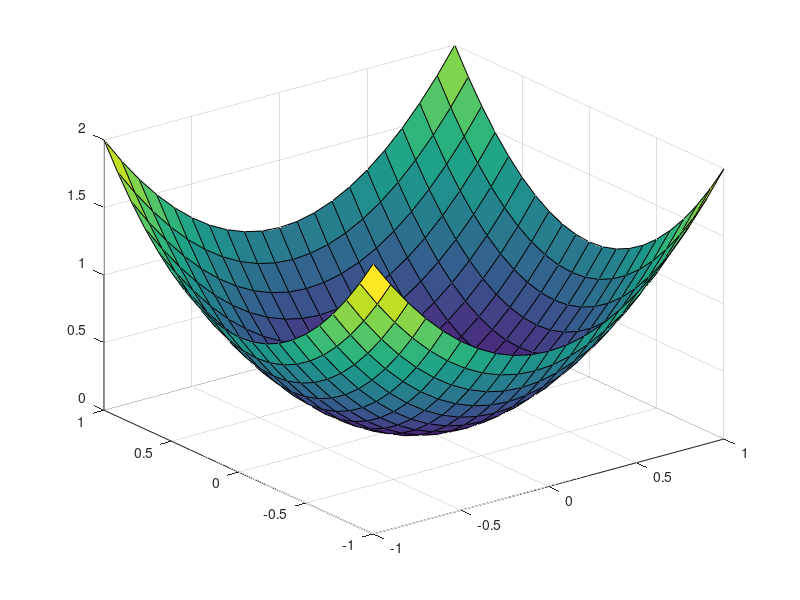

Source code (MATLAB): (Note: this script raises an error after producing the figure.)
%% Surface Visualization in MATLAB using surf(), EdgeColor, and CData

%% 1. Creating a Surface Plot using surf()

% Define x and y ranges
x = -1:0.1:1;
y = -1:0.1:1;

% Create XY grid using meshgrid
[X, Y] = meshgrid(x, y);

% Define Z values based on X and Y
Z = X.^2 + Y.^2;

% Create surface plot
surf(X, Y, Z);

% This creates a smooth 3D paraboloid surface
% Default coloring is based on values in Z
% Grid increases monotonically in rows and columns due to meshgrid


%% 2. Adjusting the Edge Color of the Surface

% Use the EdgeColor property to control the color of mesh lines

s = surf(X, Y, Z);          % Store surface handle to modify it
s.EdgeColor = "interp";     % Interpolates edge colors from vertex colors

% Alternatives:
% s.EdgeColor = 'none';     % No mesh lines
% s.EdgeColor = 'flat';     % Uniform color between vertices


%% 3. Surface Coloring with CData Property

% By default, MATLAB uses Z for surface color (stored in CData)

% Example: Manually specify CData to use a custom color map
C = sin(X .* Y);        % Must be same size as Z
s = surf(X, Y, Z, C);   % Fourth argument sets CData manually

% The surface now uses C instead of Z for color interpolation


%% Summary of Syntax and Options

% [X, Y] = meshgrid(x, y)      – Creates XY grid for surface plotting
% Z = f(X, Y)                  – Function surface defined over the grid
% surf(X, Y, Z)                – Creates colored surface plot
% surf(X, Y, Z, C)             – Uses C for coloring instead of Z
% s.EdgeColor = "interp"      – Smooth interpolation of mesh lines
% s.CData = C                  – Set custom coloring data manually

% Note:
% - Z and C must be the same size
% - You can use colormap() to apply custom color schemes


